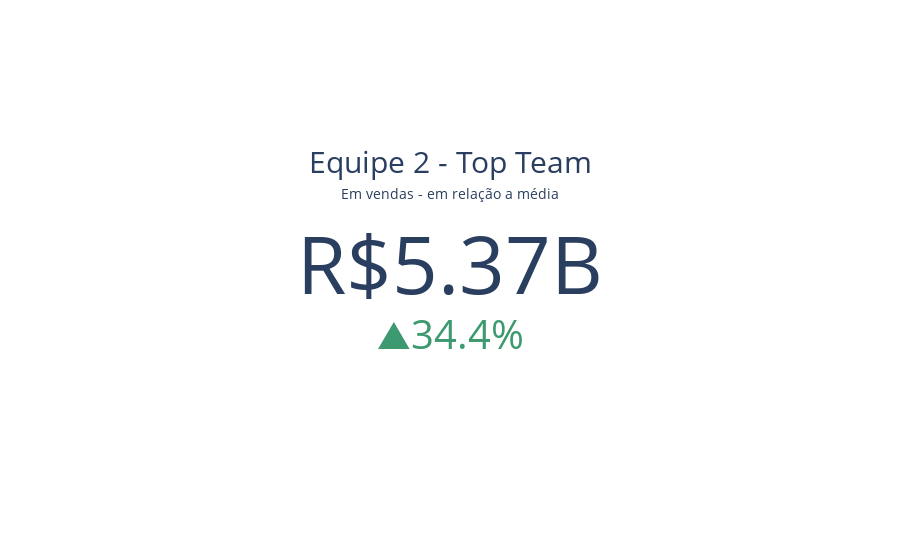

Here is the notebook cell this chart was saved with:
### Code cell
fig8 = go.Figure()
fig8.add_trace(go.Indicator(mode='number+delta',
        title = {"text": f"<span style='font-size:150%'>{df8['Equipe'].iloc[0]} - Top Team</span><br><span style='font-size:70%'>Em vendas - em relação a média</span><br>"},
        value = df8['Valor Pago'].iloc[0],
        number = {'prefix': "R$"},
        delta = {'relative': True, 'valueformat': '.1%', 'reference': df8['Valor Pago'].mean()}
))

### Figure 1 — Plotly figure (JSON) as saved in the notebook; plotly's stock layout.template omitted (floating-point values rounded to 4 significant figures)
{"data": [{"delta": {"reference": 3997500000, "relative": true, "valueformat": ".1%"}, "mode": "number+delta", "number": {"prefix": "R$"}, "title": {"text": "<span style='font-size:150%'>Equipe 2 - Top Team</span><br><span style='font-size:70%'>Em vendas - em relação a média</span><br>"}, "type": "indicator", "value": 5372000000}], "layout": {"autosize": true}}
